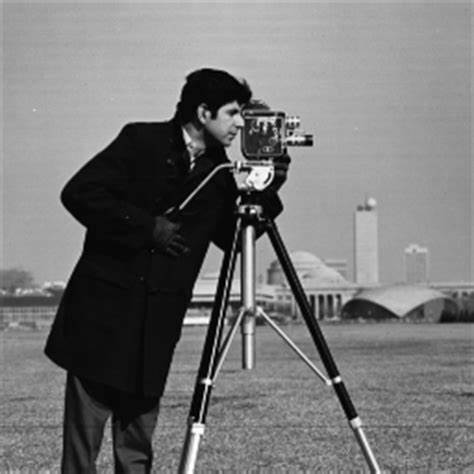
%> input picture Mathematical_Morphology_examples/cameraman.jpg, 474 x 474 px
$ octave MathMorphCameramanRectangle.m   (GNU Octave 9; MATLAB toolbox functions it lacks are replaced by stand-ins)
%> lines starting %> are read from the running program, lines starting %| are printed output that depends on the picture
%% Introduction to image processing workshop - semester two
%% You can run this code and check the results in the "Command Window"
%% Mathematical morphology image function
%%   /\
%%  /!!\
%% /!!!!\  Make sure that you load the image package using
%%/______\ "pkg load image"
%% Basic examples of Mathematical morphology: cameraman image
%% Made by Romuald Jolivot for BU introduction to image processing workshop


% Clear all previous data use clear function and closing all potential windows using close function for all data
clear all, close all

%%%%%%%%%%%%%%%%%%%%%%%%%%%%%%%%%%%%%%%%%%%%%%%%%%%%%%%%%%%%%%%%%%%%%%%%%%%%%%%%
%% Load image into a variable
%%%%%%%%%%%%%%%%%%%%%%%%%%%%%%%%%%%%%%%%%%%%%%%%%%%%%%%%%%%%%%%%%%%%%%%%%%%%%%%%


% Load an image using dialog box function uigetfile
% uigetfile function to get the file path and file name
%[filename, filepath]=uigetfile({"*.png;*.jpg","Choose cameraman image to load"});
% load the image using file path and file name put into Diskd bracked and separated with a comma ,
%Im = imread([filepath,filename]);


%% Load an image with the file name
Im = imread("cameraman.jpg");
%> Im is the input picture: size 474x474x3 uint8; min 0, max 255, mean 119


%%%%%%%%%%%%%%%%%%%%%%%%%%%%%%%%%%%%%%%%%%%%%%%%%%%%%%%%%%%%%%%%%%%%%%%%%%%%%%%%
%% Structuring element: Rectangle
% Size 2 3
SESQ3=strel("rectangle",[2 3]);

% Size 3 5
SESQ5=strel("rectangle",[3 5]);

% Size 5 7
SESQ7=strel("rectangle",[5 7]);


% Apply erosion using Rectangle with different size
% Erosion Rectangle [2 3]
ImErSq3 = imerode(Im,SESQ3);
% Erosion Rectangle [3 5]
ImErSq5 = imerode(Im,SESQ5);
% Erosion Rectangle [5 7]
ImErSq7 = imerode(Im,SESQ7);
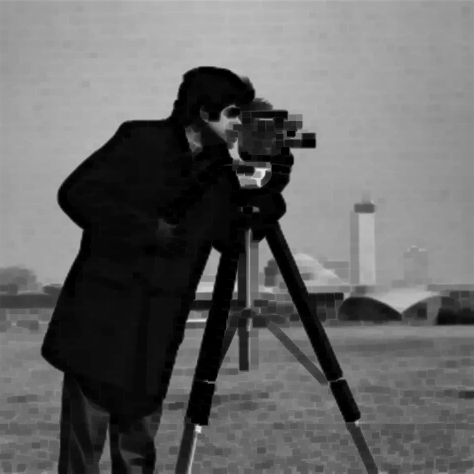
%> ImErSq7: size 474x474x3 uint8; min 0, max 238, mean 102.4

% Display the results for Erosion Rectangle [2 3], [3 5], [5 7]

figure(1)
subplot(2,2,1)
imshow(Im)
title("Original Image")
subplot(2,2,2)
imshow(ImErSq3)
title("Erosion Rectangle [2 3]")
subplot(2,2,3)
imshow(ImErSq5)
title("Erosion Rectangle [3 5]")
subplot(2,2,4)
imshow(ImErSq7)
title("Erosion Rectangle [5 7]")

% Apply dilation using Disk with different size
% Dilation Rectangle [2 3]
ImDiSq3 = imdilate(Im,SESQ3);
% Dilation Rectangle [3 5]
ImDiSq5 = imdilate(Im,SESQ5);
% Dilation Rectangle [5 7]
ImDiSq7 = imdilate(Im,SESQ7);

% Display the results for Dilation Rectangle [2 3], [3 5], [5 7]

figure(2)
subplot(2,2,1)
imshow(Im)
title("Original Image")
subplot(2,2,2)
imshow(ImDiSq3)
title("Dilation Rectangle [2 3]")
subplot(2,2,3)
imshow(ImDiSq5)
title("Dilation Rectangle [3 5]")
subplot(2,2,4)
imshow(ImDiSq7)
title("Dilation Rectangle [5 7]")


% Apply opening using Disk with different size
% Opening Rectangle [2 3]
ImOpSq3 = imopen(Im,SESQ3);
% Opening Rectangle [3 5]
ImOpSq5 = imopen(Im,SESQ5);
% Opening Rectangle [5 7]
ImOpSq7 = imopen(Im,SESQ7);

% Display the results for opening Rectangle [2 3], [3 5], [5 7]

figure(3)
subplot(2,2,1)
imshow(Im)
title("Original Image")
subplot(2,2,2)
imshow(ImOpSq3)
title("Opening Rectangle [2 3]")
subplot(2,2,3)
imshow(ImOpSq5)
title("Opening Rectangle [3 5]")
subplot(2,2,4)
imshow(ImOpSq7)
title("Opening Rectangle [5 7]")

% Apply closing using Disk with different size
% Closing Rectangle [2 3]
ImClSq3 = imclose(Im,SESQ3);
% Closing Rectangle [3 5]
ImClSq5 = imclose(Im,SESQ5);
% Closing Rectangle [5 7]
ImClSq7 = imclose(Im,SESQ7);

% Display the results for Closing Rectangle [2 3], [3 5], [5 7]

figure(4)
subplot(2,2,1)
imshow(Im)
title("Original Image")
subplot(2,2,2)
imshow(ImClSq3)
title("Closing Rectangle [2 3]")
subplot(2,2,3)
imshow(ImClSq5)
title("Closing Rectangle [3 5]")
subplot(2,2,4)
imshow(ImClSq7)
title("Closing Rectangle [5 7]")


%% Applying erosion twice
ImErSq3_2 = imerode(ImErSq3,SESQ3);

figure(5)
subplot(1,3,1)
imshow(Im)
title("Original Image")
subplot(1,3,2)
imshow(ImErSq3)
title("Erosion Rectangle [2 3]")
subplot(1,3,3)
imshow(ImErSq3)
title("Erosion Rectangle [2 3] x2")

%% Applying dilation twice
ImDiSq3_2 = imdilate(ImDiSq3,SESQ3);

figure(6)
subplot(1,3,1)
imshow(Im)
title("Original Image")
subplot(1,3,2)
imshow(ImDiSq3)
title("Dilation Rectangle [2 3]")
subplot(1,3,3)
imshow(ImDiSq3_2)
title("Dilation Rectangle [2 3] x2")


%%%%%%%%%%%%%%%%%%%%%%%%%%%%%%%%%%%%%%%%%%%%%%%%%%%%%%%%%%%%%%%%%%%%%%%%%%%%%%%%
%% Add salt and pepper noise
ImAddNoise = imnoise(double(Im), "salt & pepper",0.02);

% Apply erosion using Disk with different size
% Erosion Rectangle [2 3]
ImErSq3Noise = imerode(ImAddNoise,SESQ3);
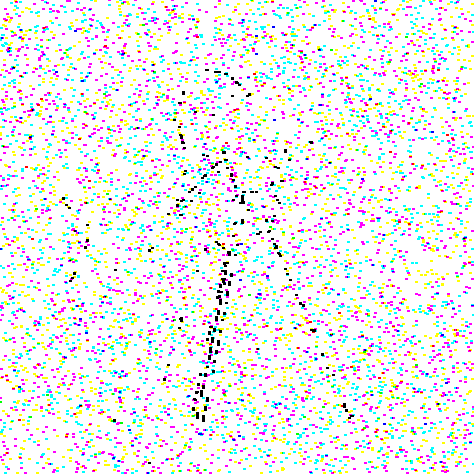
%> ImErSq3Noise: size 474x474x3 double; mean R, G, B 0.935, 0.934, 0.936
% Erosion Rectangle [3 5]
ImErSq5Noise = imerode(ImAddNoise,SESQ5);
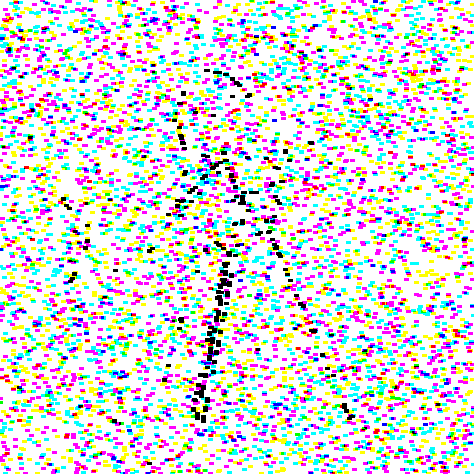
%> ImErSq5Noise: size 474x474x3 double; mean R, G, B 0.847, 0.846, 0.849
% Erosion Rectangle [5 7]
ImErSq7Noise = imerode(ImAddNoise,SESQ7);
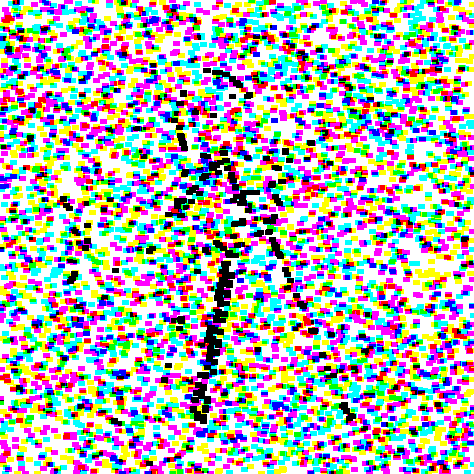
%> ImErSq7Noise: size 474x474x3 double; mean R, G, B 0.684, 0.681, 0.686

% Display the results for Erosion Disk 3

figure(7)
subplot(2,2,1)
imshow(ImAddNoise)
title("Noisy Image")
subplot(2,2,2)
imshow(ImErSq3Noise)
title("Erosion Rectangle [2 3]")
subplot(2,2,3)
imshow(ImErSq5Noise)
title("Erosion Rectangle [3 5]")
subplot(2,2,4)
imshow(ImErSq7Noise)
title("Erosion Rectangle [5 7]")

% Apply dilation using Disk with different size
% Dilation Disk 3
ImDiSq3Noise = imdilate(ImAddNoise,SESQ3);
%> ImDiSq3Noise: size 474x474x3 double; every value is 1
% Dilation Rectangle [2 3]
ImDiSq5Noise = imdilate(ImAddNoise,SESQ5);
% Dilation Disk 3
ImDiSq7Noise = imdilate(ImAddNoise,SESQ7);

% Display the results for Dilation Rectangle [2 3], [3 5], [5 7]

figure(8)
subplot(2,2,1)
imshow(ImAddNoise)
title("Noisy Image")
subplot(2,2,2)
imshow(ImDiSq3Noise)
title("Dilation Disk 5")
subplot(2,2,3)
imshow(ImDiSq5Noise)
title("Dilation Rectangle [3 5]")
subplot(2,2,4)
imshow(ImDiSq7Noise)
title("Dilation Rectangle [5 7]")


% Apply opening using Disk with different size
% Opening Disk 5
ImOpSq3Noise = imopen(ImAddNoise,SESQ3);
% Opening Rectangle [3 5]
ImOpSq5Noise = imopen(ImAddNoise,SESQ5);
% Opening Rectangle [5 7]
ImOpSq7Noise = imopen(ImAddNoise,SESQ7);
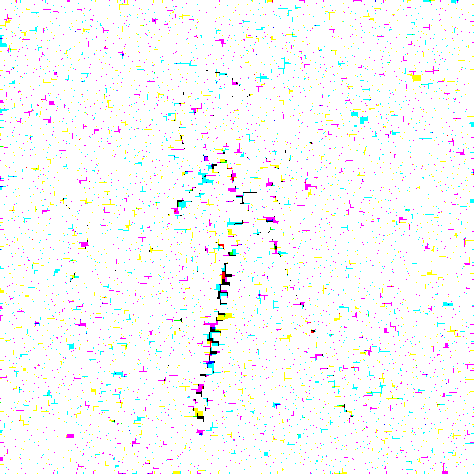
%> ImOpSq7Noise: size 474x474x3 double; mean R, G, B 0.978, 0.978, 0.979

% Display the results for opening Rectangle [2 3], [3 5], [5 7]

figure(9)
subplot(2,2,1)
imshow(ImAddNoise)
title("Noisy Image")
subplot(2,2,2)
imshow(ImOpSq3Noise)
title("Opening Rectangle [2 3]")
subplot(2,2,3)
imshow(ImOpSq5Noise)
title("Opening Rectangle [3 5]")
subplot(2,2,4)
imshow(ImOpSq7Noise)
title("Opening Rectangle [5 7]")

% Apply closing using Disk with different size
% Closing Rectangle [2 3]
ImClSq3Noise = imclose(ImAddNoise,SESQ3);
% Closing Rectangle [3 5]
ImClSq5Noise = imclose(ImAddNoise,SESQ5);
% Closing Rectangle [5 7]
ImClSq7Noise = imclose(ImAddNoise,SESQ7);

% Display the results for Closing Rectangle [2 3], [3 5], [5 7]

figure(10)
subplot(2,2,1)
imshow(ImAddNoise)
title("Noisy Image")
subplot(2,2,2)
imshow(ImClSq3Noise)
title("Closing Rectangle [2 3]")
subplot(2,2,3)
imshow(ImClSq5Noise)
title("Closing Rectangle [3 5]")
subplot(2,2,4)
imshow(ImClSq7Noise)
title("Closing Rectangle [5 7]")


%% Applying erosion twice
ImErSq3_2Noise = imerode(ImErSq3Noise,SESQ3);
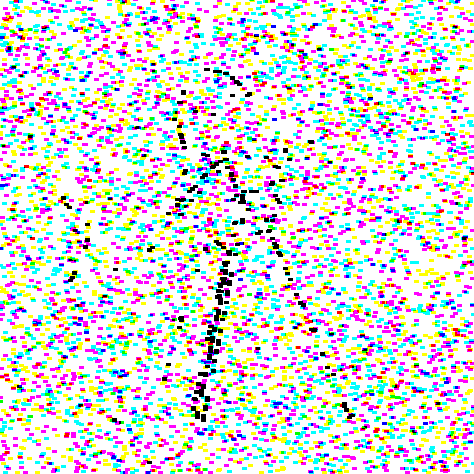
%> ImErSq3_2Noise: size 474x474x3 double; mean R, G, B 0.847, 0.846, 0.849; mean of the top-left, top-right, bottom-left and bottom-right quarters 0.844, 0.851, 0.841, 0.853

figure(11)
subplot(1,3,1)
imshow(ImAddNoise)
title("Noisy Image")
subplot(1,3,2)
imshow(ImErSq3Noise)
title("Erosion Rectangle [2 3]")
subplot(1,3,3)
imshow(ImErSq3_2Noise)
title("Erosion Rectangle [2 3] x2")

%% Applying dilation twice
ImDiSq3_2Noise = imdilate(ImDiSq3Noise,SESQ3);

figure(12)
subplot(1,3,1)
imshow(ImAddNoise)
title("Noisy Image")
subplot(1,3,2)
imshow(ImDiSq3Noise)
title("Dilation Rectangle [2 3]")
subplot(1,3,3)
imshow(ImDiSq3_2Noise)
title("Dilation Rectangle [2 3] x2")

%%%%%%%%%%%%%%%%%%%%%%%%%%%%%%%%%%%%%%%%%%%%%%%%%%%%%%%%%%%%%%%%%%%%%%%%%%%%%%%%
%% Getting External gradient, Internal gradient and Gradient image

% External gradient = Image dilated (with 3x3 Disk) - Image original
ExtGradientIm = ImDiSq3 - Im;

% Internal gradien = Image original - Image eroded (with 3x3 Disk)
IntGradientIm = Im - ImErSq3;

GradientImage = ExtGradientIm - IntGradientIm;
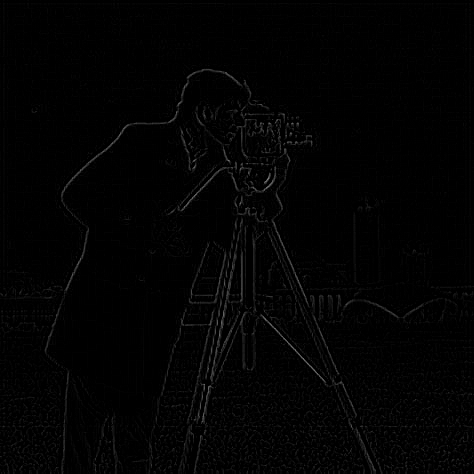
%> GradientImage: size 474x474x3 uint8; min 0, max 129, mean 2.8

% Display result of gradients
figure(13)
subplot(2,2,1)
imshow(Im)
title("Original Image")
subplot(2,2,2)
imshow(ExtGradientIm)
title("External Gradient Image")
subplot(2,2,3)
imshow(IntGradientIm)
title("Internal Gradient Image")
subplot(2,2,4)
imshow(GradientImage)
title("Gradient Image")
